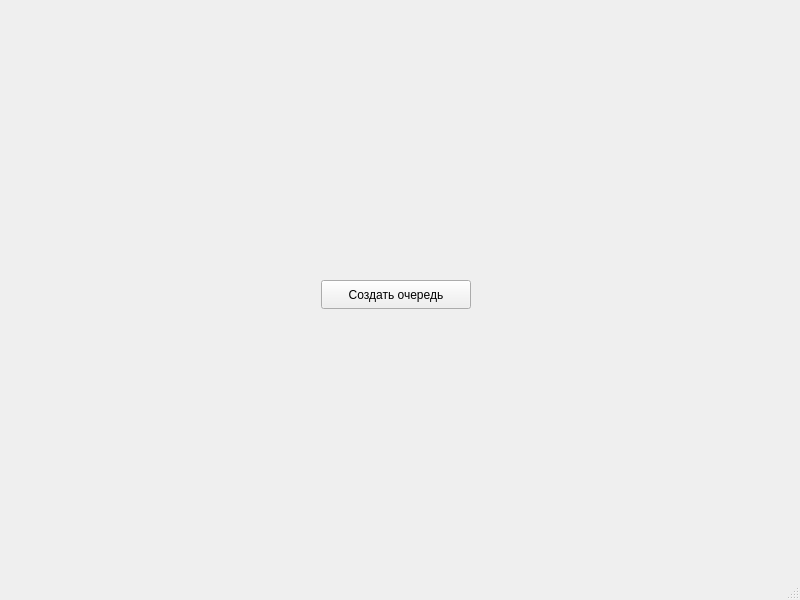
<?xml version="1.0" encoding="UTF-8"?>
<ui version="4.0">
 <class>MainWindow</class>
 <widget class="QMainWindow" name="MainWindow">
  <property name="geometry">
   <rect>
    <x>0</x>
    <y>0</y>
    <width>800</width>
    <height>600</height>
   </rect>
  </property>
  <property name="windowTitle">
   <string>MainWindow</string>
  </property>
  <widget class="QWidget" name="centralwidget">
   <widget class="QPushButton" name="pushButton">
    <property name="geometry">
     <rect>
      <x>321</x>
      <y>280</y>
      <width>150</width>
      <height>29</height>
     </rect>
    </property>
    <property name="text">
     <string>Создать очередь</string>
    </property>
   </widget>
   <widget class="QLabel" name="label">
    <property name="geometry">
     <rect>
      <x>196</x>
      <y>220</y>
      <width>400</width>
      <height>20</height>
     </rect>
    </property>
    <property name="text">
     <string/>
    </property>
    <property name="alignment">
     <set>Qt::AlignmentFlag::AlignCenter</set>
    </property>
   </widget>
   <widget class="QLabel" name="label_2">
    <property name="geometry">
     <rect>
      <x>196</x>
      <y>249</y>
      <width>400</width>
      <height>20</height>
     </rect>
    </property>
    <property name="text">
     <string/>
    </property>
    <property name="alignment">
     <set>Qt::AlignmentFlag::AlignCenter</set>
    </property>
   </widget>
  </widget>
  <widget class="QMenuBar" name="menubar">
   <property name="geometry">
    <rect>
     <x>0</x>
     <y>0</y>
     <width>800</width>
     <height>26</height>
    </rect>
   </property>
  </widget>
  <widget class="QStatusBar" name="statusbar"/>
 </widget>
 <resources/>
 <connections/>
</ui>
